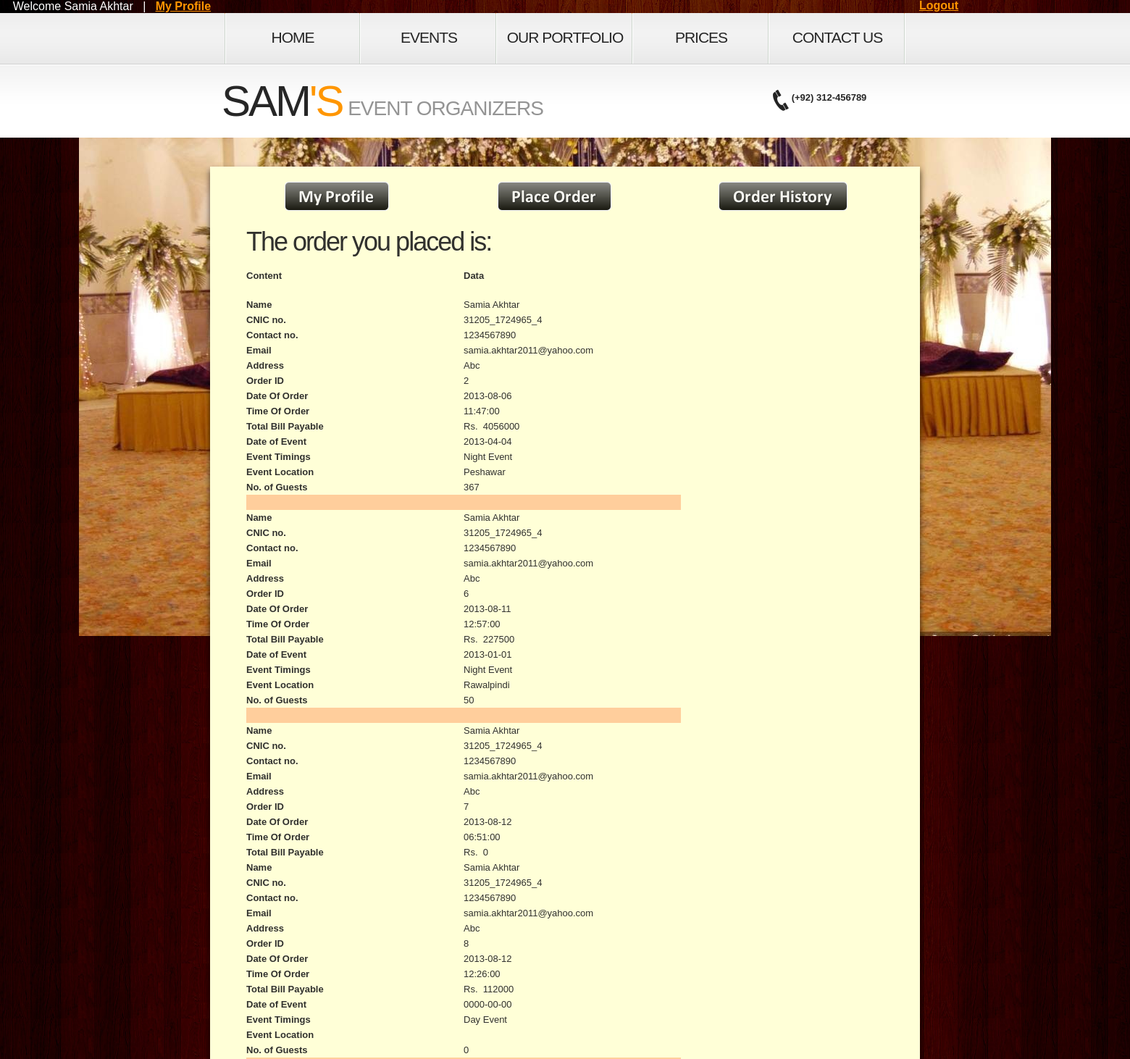
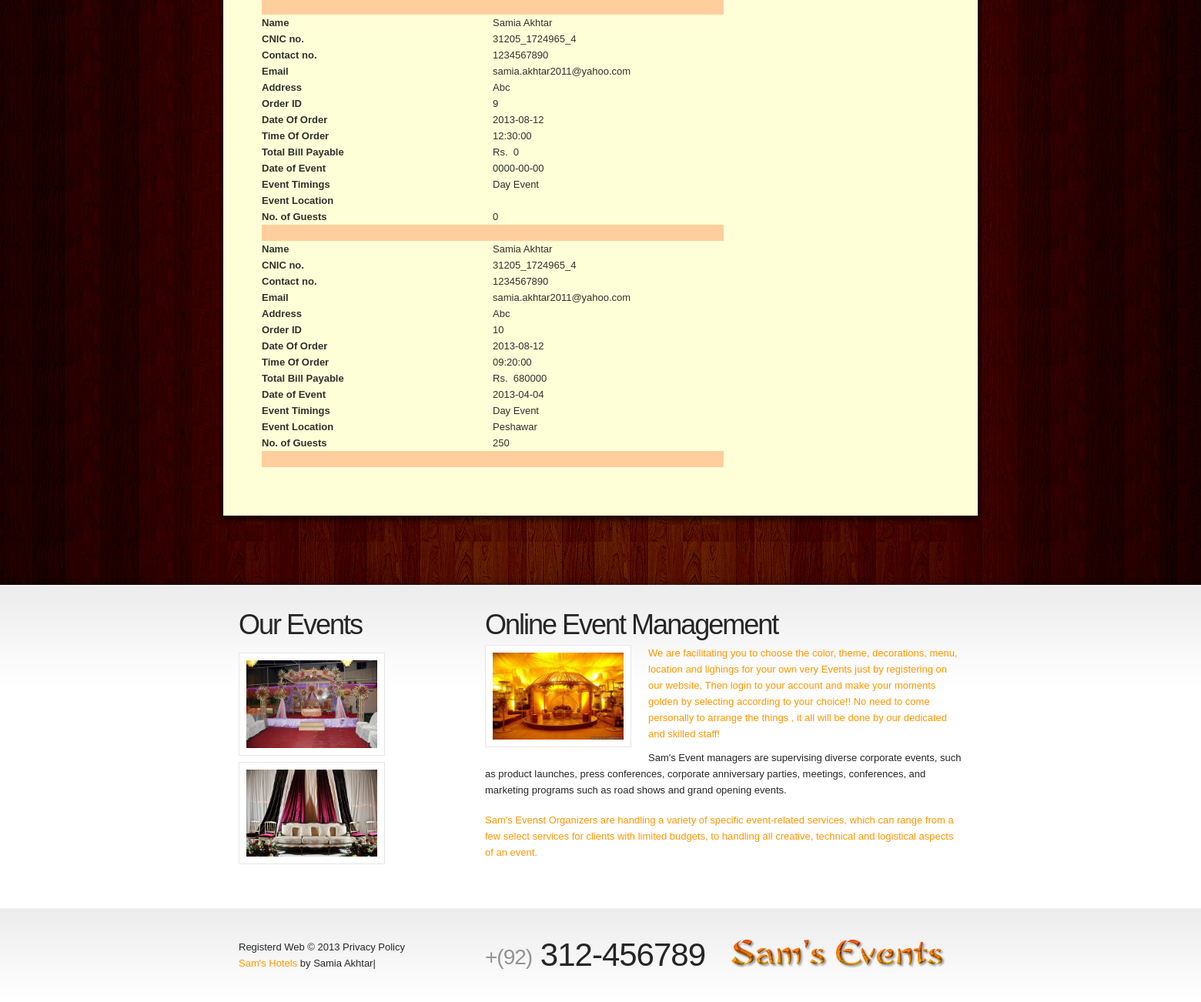
/user/order_history.php (signed in), run on the app's committed database (2 pictures, top to bottom).
### tables this page shows
CREATE TABLE IF NOT EXISTS `order_table` (
  `order_id` int(11) NOT NULL AUTO_INCREMENT,
  `u_id` int(11) NOT NULL,
  `date_of_order` date NOT NULL,
  `time_of_order` time NOT NULL,
  `main_event_id` int(11) NOT NULL,
  `total_bill` int(11) NOT NULL,
  PRIMARY KEY (`order_id`)
);

CREATE TABLE IF NOT EXISTS `user_registration_table` (
  `u_id` int(11) NOT NULL AUTO_INCREMENT,
  `u_name` varchar(255) NOT NULL,
  `u_cnic` varchar(255) NOT NULL,
  `u_email` varchar(255) NOT NULL,
  `u_pass` varchar(255) NOT NULL,
  `u_country` varchar(255) NOT NULL,
  `u_address` varchar(255) NOT NULL,
  `u_contact` varchar(255) NOT NULL,
  PRIMARY KEY (`u_id`),
  UNIQUE KEY `u_cnic` (`u_cnic`)
);

CREATE TABLE IF NOT EXISTS `event_order` (
  `event_order_id` int(11) NOT NULL AUTO_INCREMENT,
  `event_timings` varchar(255) NOT NULL,
  `order_id` int(11) NOT NULL,
  `event_location` varchar(255) NOT NULL,
  `date_of_event` date NOT NULL,
  `event_id` int(11) NOT NULL,
  `no_of_guests` int(11) NOT NULL,
  PRIMARY KEY (`event_order_id`)
);

### user/order_history.php (the view, shortened to what this page needs)
<!DOCTYPE html>
<html lang="en">
<head>
    <link rel="stylesheet" href="css/reset.css" type="text/css" media="screen">
    <link rel="stylesheet" href="css/style.css" type="text/css" media="screen">
    <link rel="stylesheet" href="css/grid.css" type="text/css" media="screen">
</head>
<body id="page4">
<header>
       <?php
if (!isset($_SESSION['s_uname'])){
                          echo "<div class=mybar id=L1 style=background-image:url(images/bg-top-tail2.jpg)>
						  &nbsp; &nbsp;&nbsp; &nbsp; &nbsp; &nbsp;  &nbsp; &nbsp; &nbsp; &nbsp; &nbsp;  &nbsp; &nbsp; &nbsp; &nbsp; &nbsp;  &nbsp; &nbsp; &nbsp; &nbsp; &nbsp; &nbsp; &nbsp; &nbsp; &nbsp; &nbsp; &nbsp; &nbsp; &nbsp; &nbsp; &nbsp; &nbsp; &nbsp; &nbsp; &nbsp; &nbsp; &nbsp; &nbsp; &nbsp; &nbsp; &nbsp; &nbsp; &nbsp; &nbsp; &nbsp; &nbsp; &nbsp; &nbsp; &nbsp; &nbsp; &nbsp; &nbsp; &nbsp; &nbsp; &nbsp; &nbsp; &nbsp; &nbsp; &nbsp; &nbsp; &nbsp; &nbsp; &nbsp; &nbsp; &nbsp; &nbsp; &nbsp; &nbsp; &nbsp; <div class=menu>
     <div class=mylogout >
       <a href=register.php><strong>Register</strong></a> &nbsp; &nbsp; | &nbsp; &nbsp;
                                <a href=login.php><strong>Login</strong></a>
</div></div></div>";
    }
	else
	{
		$name= $_SESSION['s_uname'];
echo  "<div class=mybar id=L2 style=background-image:url(images/bg-top-tail2.jpg)>";
        echo "<div class=menu>";
echo " &nbsp; &nbsp; Welcome $name ";
	echo " &nbsp; | &nbsp; <a href=myprofile.php ><strong>My Profile</strong></a>";
     echo" <div class=mylogout>&nbsp; &nbsp; &nbsp; &nbsp; &nbsp; &nbsp; &nbsp; &nbsp; &nbsp; &nbsp;
       <a href=logout.php><strong>Logout</strong></a> &nbsp; &nbsp;
</div>
                           </div> </div>";
          }
    ?>
    	<div class="row-1">
        	<div class="main">
            	<div class="container_12">
                	<div class="grid_12">
                    	<nav>
                            <ul class="menu">
                               <li><a href="home.php">Home</a></li>
                                <li><a href="events.php">Events</a></li>
                                <li><a href="portfolio.php">Our Portfolio</a></li>
                            <li><a href="pricing.php">Prices</a></li>
                                <li><a href="contacts.php">Contact Us</a></li>
                            </ul>
                        </nav>
                    </div>
                </div>
            </div>
        </div>
        <div class="row-2">
        	<div class="main">
            	<div class="container_12">
                	<div class="grid_9">
                    	<h1>
                            <a class="logo" href="home.php">Sam<strong>'s</strong></a>
                            <span>Event Organizers</span>
                        </h1>
                    </div>
                    <div class="grid_3">
                    	<form id="search-form" method="post" enctype="multipart/form-data">
                          <img src="images/pic-1.png" width="22" height="29"> <strong> (+92) 312-456789</strong>
                        </form>
                     </div>
                </div>
            </div>
        </div>
    </header><div class="ic">More Website Templates  @ TemplateMonster.com - August22nd 2011!</div>
    <section id="content">
        <div class="bg-top">
       	  <div class="bg-top-2">
            <div class="bg">
              <div class="bg-top-shadow">
                <div class="main">
                  <div class="box p3" style="background-color:#FFFFD7">
                  <div class="trans" style="background-color:#FFFFD7">
                    <div class="container_12">
                         <table width="962" border="0" cellspacing="2" cellpadding="10"  >
  <tr>
  <td width="44" colspan=""> <br> </td>
  </tr>
  <tr>
    <th width="218" scope="row"  bgcolor="#000000"><a href="myprofile.php" target="_self"><img src="images/button (5).png" width="144" height="40"></a><br></th>
    <th width="179"  bgcolor="#000000"> <a href="select_event.php" target="_self"><img src="images/button (6).png" width="157" height="40"></a>
     <br> </td>
    <th width="239"  bgcolor="#000000"> <a href="#" target="_new"><img src="images/button (8).png" width="178" height="40"></a><br></th>
  </tr>
  <tr><td colspan="4"><br></td></tr>
</table>
                      <div class="wrapper">
                                            <div class="grid_12">
                                            	<div class="indent-left">
                                                	<h3 class="p2">The order you placed is: </h3>
    	<?php
				$sql="Select * From user_registration_table u, order_table o WHERE u.u_id='$_SESSION[s_uid]' AND u.u_id=o.u_id  ";
				$rs = mysql_query($sql) or die(mysql_error());
				$myrows = mysql_num_rows($rs);
	if(mysql_num_rows($rs)>0)
	{
	echo
	 "<table width=600 border=0 cellspacing=2 cellpadding=10 align=center>
  <tr>
  <th width=200 height=40 scope=row align=left>Content</th>
    <th width=200 height=40 scope=row align=left >Data</th>
  </tr>";
	 for ($i=0; $i<$myrows; $i++)
	{
	$row = mysql_fetch_array($rs);
  echo "
  <tr>";
   echo "<tr><td ><b>Name</b></td><td>". $row['u_name']."</td></tr>";
        echo "<tr><td ><b>CNIC no.</b></td><td>".$row['u_cnic']."</td></tr>";
		echo "<tr><td><b>Contact no.</b></td><td>". $row['u_contact']."</td></tr>";
        echo "<tr><td ><b>Email</B></td><td>".$row['u_email']."</td></tr>";
		 echo "<tr><td ><b>Address</b></td><td>". $row['u_address']."</td></tr>";
        echo "<tr><td ><b>Order ID</B></td><td>".$row['order_id']."</td></tr>";
		echo "<tr><td ><b>Date Of Order</b></td><td>". $row['date_of_order']."</td></tr>";
        echo "<tr><td ><b>Time Of Order</b></td><td>".$row['time_of_order']."</td></tr>";
		 echo "<tr><td><b>Total Bill Payable</b></td><td>Rs. &nbsp;".$row['total_bill']."</td></tr>";
		$od_id=$row['order_id'];
	  $msql="Select * From event_order u, ordered_arrangements o WHERE (u.order_id='$od_id' AND o.order_id='$od_id') ";
	$mrs = mysql_query($msql) or die(mysql_error());
		$mrows = mysql_num_rows($mrs);
	if(mysql_num_rows($mrs)>0)
	{
	for ($j=0; $j<$mrows; $j++){
		$mrow = mysql_fetch_array($mrs);
		  echo "<tr><td ><b>Date of Event</b></td><td>".$mrow['date_of_event']."</td></tr>";
		 echo "<tr><td><b>Event Timings</b></td><td>". $mrow['event_timings']."</td></tr>";
        echo "<tr><td><b>Event Location</b></td><td>".$mrow['event_location']."</td></tr>";
		 echo "<tr><td ><b>No. of Guests</b></td><td>". $mrow['no_of_guests']."</td></tr>";
	}
	echo " <tr><td bgcolor=#FFCC99 colspan=3> &nbsp; &nbsp; &nbsp; &nbsp; &nbsp;  &nbsp; &nbsp; &nbsp; &nbsp; &nbsp;  &nbsp; &nbsp; &nbsp; &nbsp; &nbsp;
  </td>
  </tr>";
	}
	}
echo "<tr><td><br><br></td></tr></table>";
	}
                ?>
                                                </div>
                                            </div>
                                        </div>
                          </div>
                        </div>
                    </div>
                </div>
            </div>
        </div>
        <div class="bg-bot">
        	<div class="main">
            	<div class="container_12">
            	  <div class="wrapper">
            	     <article class="grid_4">
            	      <h3 class="p2">Our Events </h3>
                      <div class="wrapper">
   	    <figure class="img-indent frame2"><img src="images/pay.jpg" alt="" width="170"/></figure>
   	    <figure class="img-indent frame2"><img src="images/pay3.jpg" alt="" width="170"/></figure>
 	    </div>
          	      </article>
            	    <article class="grid_8">
            	    <h3 class="prev-indent-bot2">Online Event Management</h3>
            	    <div class="wrapper">
            	      <figure class="img-indent frame2"><img src="images/pay2.jpg" alt="" width="170"/></figure>
            	      <p class="prev-indent-bot color-4">We are facilitating you to choose the color, theme, decorations, menu, location and lighings for your own very Events just by registering on our website, Then login to your account and make your moments golden by selecting according to your choice!!
            	      No need to come personally to arrange the things , it all will be done by our dedicated and skilled staff!</p>
                      <p>Sam's Event managers are supervising diverse corporate events, such as product launches, press conferences, corporate anniversary parties, meetings, conferences, and marketing programs such as road shows and grand opening events.
                      </p>
                      <p class="prev-indent-bot color-4">
Sam's Evenst Organizers are handling a variety of specific event-related services, which can range from a few select services for clients with limited budgets, to handling all creative, technical and logistical aspects of an event.</p>
            	      </article>
          	      </div>
          	    </div>
           	  </div>
        </div>
    </section>
<footer>
        <div class="main">
        	<div class="container_12">
<div class="wrapper">
                	<div class="grid_4">
                    	<div>Registerd Web &copy; 2013 <a class="link color-3" href="#">Privacy Policy</a></div>
                        <div><a rel="nofollow" target="_blank" hrfhome.php">Sam's Hotels</a> by Samia Akhtar|</div>
                    </div>
                    <div class="grid_4">
                    	<span class="phone-numb"><span>+(92)</span> 312-456789</span>
                    </div>
                    <div class="grid_4">
                    	<ul class="list-services">
                        	<li><img src="images/cooltext1148772876.png" width="279" height="39"></li>
                        </ul>
                    </div>
                </div>
            </div>
        </div>
    </footer>
</body>
</html>

### user/css/style.css (style rules this page uses)
article, aside, audio, canvas, command, datalist, details, embed, figcaption, figure, footer, header, hgroup, keygen, meter, nav, output, progress, section, source, video { display:block }
html { width:100% }
body { font-family:Arial, Helvetica, sans-serif;font-size:100%;color:#262626;min-width:980px;background:#fff }
.bg-top-shadow { width:100%; background:url(../images/bg-top-shadow.png) center bottom repeat-x; padding:40px 0 52px }
#page4 .bg-top-shadow { padding:40px 0 60px }
.bg-top { width:100%; background:url(../images/bg-top-tail.jpg) center top repeat-x }
.bg-top-2 { width:100%; background:url(../images/bg-top-tail2.jpg) center top repeat-y }
.bg { width:100%; background:url(../images/bg-top.jpg) center top no-repeat fixed }
.bg-bot { width:100%; background:url(../images/bg-bot-tail.gif) center top repeat-x #fff; padding:30px 0 55px }
#page3 .bg-bot, #page4 .bg-bot { padding:30px 0 49px }
.main { width:980px;padding:0;margin:0 auto;font-size:0.8125em;line-height:1.6153em }
a { color:#ff9601; outline:none }
.wrapper { width:100%; overflow:hidden; position:relative }
.trans { filter: Alpha(Opacity=95); opacity:0.95; }
.mybar { font-family:Arial, Helvetica, sans-serif; color:#FFF; background-image:url(file:///E|/Vertigo/VertrigoServ/www/Event_Management/user/images/bg-top-tail2.jpg) }
.mylogout { position:absolute; width:384px; left: 1180px; top: -1px; height: 22px; }
p { margin-bottom:18px }
.p2 { margin-bottom:15px }
.p3 { margin-bottom:30px }
.color-3 { color:#262626 }
.color-4 { color:#ff9601 }
.frame2 { padding:9px;background:#fff;border:1px solid #e5e5e5 }
.indent-left { padding-left:30px }
.img-indent { float:left; margin:0 22px 8px 0 }
.prev-indent-bot { margin-bottom:10px }
.prev-indent-bot2 { margin-bottom:5px }
.menu li a, .list-1 li a, .list-2 li a, .link, .button, .logo { text-decoration:none }
header { width:100%;position:relative;z-index:2 }
.row-1 { width:100%;height:71px;background:url(../images/row1-top-tail.gif) left top repeat-x }
.row-2 { width:100%;min-height:101px;background:url(../images/row2-tail.gif) left top repeat-x #fff }
h1 { padding:15px 0 0 0;position:relative;font-weight:normal;text-transform:uppercase;margin-left:-4px;font-family:"Trebuchet MS", Arial, Helvetica, sans-serif }
h1 span { display:inline-block; font-size:28px; line-height:1.2em; color:#949494; letter-spacing:-1px; padding:29px 0 0 4px }
.logo { display:inline-block;font-size:60px;line-height:1.2em;;color:#262626;cursor:pointer;letter-spacing:-3px }
.logo strong { color:#ff9601; font-weight:normal }
.menu { padding:0;width:100% }
.menu li { float:left;position:relative }
.menu li:first-child { background:url(../images/menu-a-tail.gif) 0 -71px no-repeat }
menu a, .menu li a { font-family:"Trebuchet MS", Arial, Helvetica, sans-serif;display:block;width:188px;font-size:21px;line-height:1.238em;padding:21px 0 24px 0;color:#262626;text-align:center;text-transform:uppercase;background:url(../images/menu-a-tail.gif) right -71px no-repeat;letter-spacing:-1px }
#search-form { padding:35px 0px 0 37px }
#content { width:100%;padding:0;position:relative;z-index:1 }
h3 { font-family:"Trebuchet MS", Arial, Helvetica, sans-serif;font-size:36px;line-height:1.2em;margin:0 0 22px 0;color:#262626;font-weight:normal;letter-spacing:-2px }
.box { width:100%;background:#fff;box-shadow: 0px 5px 8px rgba(0,0,0,0.70);-moz-box-shadow: 0px 5px 8px rgba(0,0,0,0.70);-webkit-box-shadow: 0px 5px 8px rgba(0,0,0,0.70) }
footer { width:100%;padding:40px 0 33px;background:url(../images/footer-tail.gif) center top repeat-x #fff }
.phone-numb { display:inline-block;font-size:42px;line-height:1.2em;font-family:"Trebuchet MS", Arial, Helvetica, sans-serif;letter-spacing:-1px;margin-top:-4px }
.phone-numb span { display:inline-block; font-size:28px; color:#949494; padding-top:3px }
.list-services { padding:0 }
.list-services li { float:left; padding:0 0 0 20px }
.list-services li:first-child { padding:0 }

### user/css/grid.css (style rules this page uses)
.container_12 { margin-left: auto; margin-right: auto; width: 960px; }
.grid_1, .grid_2, .grid_3, .grid_4, .grid_5, .grid_6, .grid_7, .grid_8, .grid_9, .grid_10, .grid_11, .grid_12 { display:inline; float: left; position: relative; margin-left: 10px; margin-right: 10px; }
.container_12 .grid_3 { width:220px; }
.container_12 .grid_4 { width:300px; }
.container_12 .grid_8 { width:620px; }
.container_12 .grid_9 { width:700px; }
.container_12 .grid_12 { width:940px; }

### data on the page
order_table: u.u_name "Samia Akhtar", u.u_cnic "31205_1724965_4", u.u_contact "1234567890", u.u_email "samia.akhtar2011@yahoo.com", u.u_address "Abc", order_id "2", date_of_order "2013-08-06", time_of_order "11:47:00", total_bill "4056000"
event_order: date_of_event "2013-04-04", event_timings "Night Event", event_location "Peshawar", no_of_guests "367"
order_table: u.u_name "Samia Akhtar", u.u_cnic "31205_1724965_4", u.u_contact "1234567890", u.u_email "samia.akhtar2011@yahoo.com", u.u_address "Abc", order_id "6", date_of_order "2013-08-11", time_of_order "12:57:00", total_bill "227500"
event_order: date_of_event "2013-01-01", event_timings "Night Event", event_location "Rawalpindi", no_of_guests "50"
order_table: u.u_name "Samia Akhtar", u.u_cnic "31205_1724965_4", u.u_contact "1234567890", u.u_email "samia.akhtar2011@yahoo.com", u.u_address "Abc", order_id "7", date_of_order "2013-08-12", time_of_order "06:51:00", total_bill "0"
order_table: u.u_name "Samia Akhtar", u.u_cnic "31205_1724965_4", u.u_contact "1234567890", u.u_email "samia.akhtar2011@yahoo.com", u.u_address "Abc", order_id "8", date_of_order "2013-08-12", time_of_order "12:26:00", total_bill "112000"
event_order: date_of_event "0000-00-00", event_timings "Day Event", no_of_guests "0"
order_table: u.u_name "Samia Akhtar", u.u_cnic "31205_1724965_4", u.u_contact "1234567890", u.u_email "samia.akhtar2011@yahoo.com", u.u_address "Abc", order_id "9", date_of_order "2013-08-12", time_of_order "12:30:00", total_bill "0"
event_order: date_of_event "0000-00-00", event_timings "Day Event", no_of_guests "0"
order_table: u.u_name "Samia Akhtar", u.u_cnic "31205_1724965_4", u.u_contact "1234567890", u.u_email "samia.akhtar2011@yahoo.com", u.u_address "Abc", order_id "10", date_of_order "2013-08-12", time_of_order "09:20:00", total_bill "680000"
event_order: date_of_event "2013-04-04", event_timings "Day Event", event_location "Peshawar", no_of_guests "250"

### other printed values
$name "Samia Akhtar"
